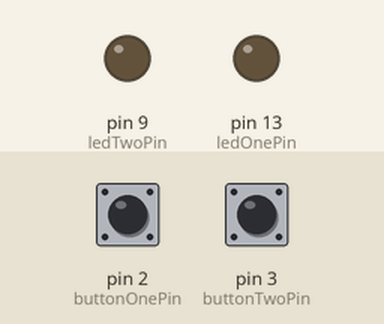
Bench run of a sketch on a simulated Arduino Uno, built with avr-gcc and run on an emulated ATmega328P. Shown: output pins drawn as LEDs (lit = HIGH). Dashed ring = blinking. Inputs (shaded band) come from the test bench; at power-on: pin 2 (buttonOnePin) LOW, pin 3 (buttonTwoPin) LOW.

Above: at 1.2 s.
1.3 s: pin 2 (buttonOnePin) pulled HIGH for 0.15 s
At 2.2 s:
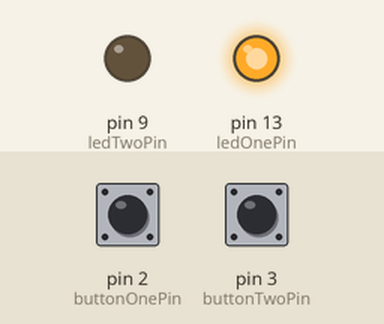
4.4 s: pin 3 (buttonTwoPin) pulled HIGH for 0.15 s
At 4.9 s:
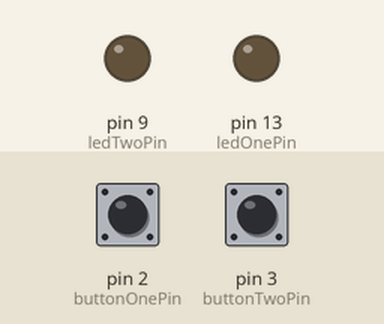
7.4 s: pin 3 (buttonTwoPin) pulled HIGH for 3.2 s
At 8.2 s:
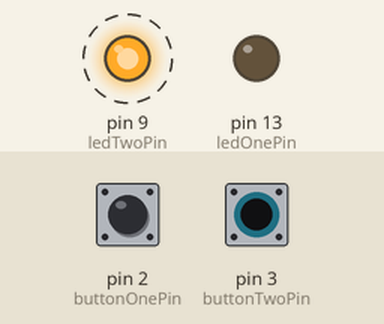
12.1 s: pin 2 (buttonOnePin) pulled HIGH for 1 s
At 13.7 s:
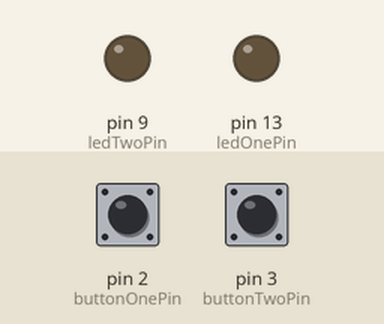
Timing chart, 0 to 15.2 s (numbered marks = the images above; inputs shaded):
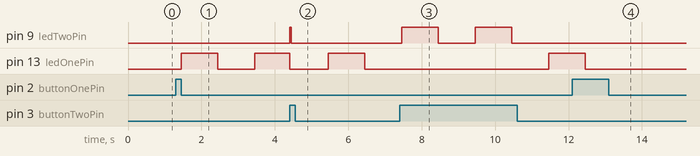

Measured:
- after the input at 1.3 s, pin 13 (ledOnePin): LOW → HIGH after 0.15 s, → LOW 1.0 s later, → HIGH 1.0 s later
- after the input at 4.4 s, pin 9 (ledTwoPin): LOW → HIGH at once, → LOW 0.05 s later
- after the input at 7.4 s, pin 9 (ledTwoPin): alternates HIGH for 1.0 s and LOW for 1.0 s, starting after 0.06 s
- after the input at 12.1 s, pin 13 (ledOnePin): goes on until 12.5 s, then stays LOW

The sketch:

AfP_Class1_Ex09_BlinkOnPress.pde
```cpp
/*

 This is code to demonstrates the a non-delay style blink.

 This version was for Class 1 of the Arduino for Programmers course taught
 at CRASH Space in October 2010 based on code in Class 2 (ex 7) of the
 Intro to Arduino class at Machine Project in April.

 Available:
 http://23longacre.com/sharedFiles/code/arduino/201004_MP_IntroToArduino/

  The Circuit:
   * Pin 2: momentary button attached, pulled high externally w/ 10k Ohm resistor
   (LOW = pressed)
   * Pin 3: momentary button attached, pulled high externally w/ 10k Ohm resistor
   (LOW = pressed)
   * Pin 9: LED, anode to arduino, 330 Ohm resistor from cathode to ground
   * Pin 13: internal LED

                     ___
                   ___|___                      ___
                |--o     o---|l> GND          ___|___
    _________   |                          |--o     o---|l> GND
   |	     |  |  10k Ohm                 |
   |  	   2 |--|---/\/\/\---| Vcc (+5V)   |  10k Ohm
   |  	   3 |-----------------------------|---/\/\/\---| Vcc (+5V)
   | Arduino |
   |         |
   |         |    LED     330 Ohm
   |       9 |----(>|)----/\/\/\----|l> GND
   |         |
   |         |
   |      13 |---- LED set up for ya.
   |_________|

   See diagram at http://www.oomlout.com/a/products/ardx/circ-07


  The Behavior:
    When the a button is pressed an LED blinks.

  Written By: Carlyn Maw
  Created: April 2010
  Updated: Nov 1 2010

 */

//DEFINE: STEP ONE, GLOBAL STATUS VARS
long lastMillis= 0;
long currentMillis = 0;

int runFlag = false;

//DEFINE: STEP TWO, INPUTS AND THEIR VARIABLES
//(why didn't I move these into the subfunctions?)
const int buttonOnePin = 2;
boolean buttonOneState = 0;
boolean buttonOneTrue = LOW;  //what do I look like when I'm pressed?
boolean lastButtonOneState = 0;

const int buttonTwoPin = 3;
boolean buttonTwoState = 0;
boolean buttonTwoTrue = LOW;  //what do I look like when I'm pressed?
//boolean lastButtonTwoState = 0; //not used in this code

//DEFINE: STEP THREE, OUTPUTS AND THEIR VARIABLES
const int ledOnePin = 13;
const int ledTwoPin = 9;

int currentLED;
int otherLED;


//GENERIC LED TIMING VARIABLES
int blinkOnPeriod = 1000;
int blinkState;
long blinkFlipTime;


//------------------------------------------------------------------ START SETUP LOOP
void setup() {
  //SETUP STEP TWO: Set digital pin mode for inputs and their initial conditions
  pinMode(buttonOnePin, INPUT);
  pinMode(buttonTwoPin, INPUT);

  //uncomment these to use Arduino's internal pull up resistors
  //in this example we have our own.
  //digitalWrite(buttonOnePin, HIGH);
  //digitalWrite(buttonTwoPin, HIGH);

  //SETUP STEP THREE: Set digital pin mode for outputs and their initial conditions
  pinMode(ledOnePin, OUTPUT);
  pinMode(ledTwoPin, OUTPUT);

  digitalWrite(ledOnePin, LOW);
  digitalWrite(ledTwoPin, LOW);

  //runFlag = true; // VERSION C part-2
}

//------------------------------------------------------------------ START MAIN LOOP
void loop() {

  //LOOP: STEP ONE, CHECK THE TIME
  lastMillis = currentMillis; // dumps the time from the last loop into previous holder
  currentMillis = millis();  // refreshes time constant

  //LOOP: STEP TWO, SAVE LAST STATES & POLL THE ENVIRONMENT
  lastButtonOneState = buttonOneState;         //NEW
  buttonOneState = digitalRead(buttonOnePin);

 //LOOP: STEP THREE, SHOULD I RUN?
/*
  //Version A
  //runFlag = buttonOneState;


  //VERSION B
  // Doesn't work for this code, would for SOS trigger
  if (buttonOneState != lastbuttonOneState) {
    runFlag = true;
  }
  else {
    runFlag = false;
  }

  //VERSION C - part 1
  if (buttonOneState != lastbuttonOneState) {
    runFlag ? runFlag=false : runFlag=true;
  }

*/

  //VERSION D (dont forget to recomment C-part 2)
  //two conditions joined by a boolean opperator for AND
  //on press (buttonOneState == false would be on release)
  if (buttonOneState != lastButtonOneState && buttonOneState == buttonOneTrue) {
    runFlag ? runFlag=false : runFlag=true;
  }

//Hopefully this reminder picture will help. The if will true where there are *'s
/*
         *---------------         *---------------
         |              |         |              |
         |              |         |              |
         |              |         |              |
         |              |         |              |
_________|              |_________|              |__________ etc.

*/


   //LOOP: STEP FOUR, run the lights!
  //Then the usual suspects, but with the runFlag rather than the
  //buttonState variable.
  if (runFlag == true) {      //------------------------------ CHANGED!
    pickLED();
    digitalWrite(otherLED, LOW);
    blinkIt(currentLED);  //just the code from the prev. example as function.
  }
  else {
    digitalWrite(ledOnePin, LOW);
    digitalWrite(ledTwoPin, LOW);
    blinkState = false; // needs to be told it's off
    blinkFlipTime = currentMillis - blinkOnPeriod;
  }
}


//------------------------------------------------------------------- END MAIN LOOP

// ------------------------------------------------------------------------ pickLED
void pickLED() {
  int buttonTwoState = digitalRead(buttonTwoPin);
  if (buttonTwoState == buttonTwoTrue) {
    currentLED = ledOnePin;
    otherLED = ledTwoPin;
  }
  else {
    currentLED = ledTwoPin;
    otherLED = ledOnePin;
  }
}


///----------------------------------------------------------------------  blinkIt

void blinkIt(int myLED) {
  if ((blinkOnPeriod) < (currentMillis- blinkFlipTime)) {
    blinkState ? blinkState=false : blinkState=true;
    blinkFlipTime = currentMillis;
  }
  //(moving this line outside the if is what makes it update every time)
  digitalWrite(myLED,blinkState);
}
```
